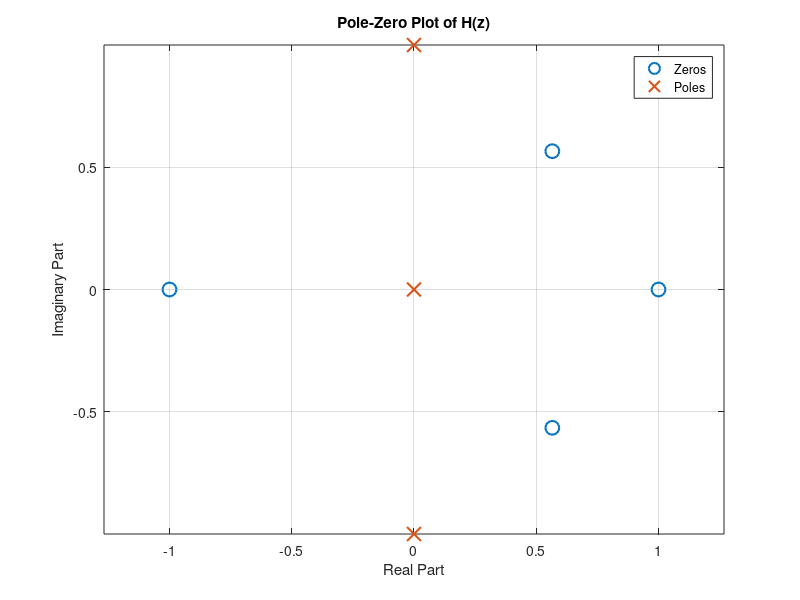

This chart was generated by the following MATLAB code:
% Define the zeros and poles
zeros = [1, -1, 0.8*exp(1i*pi/4), 0.8*exp(-1i*pi/4)];
poles = [0, j, -j];
 
% Plot the zeros and poles
figure;
plot(real(zeros), imag(zeros), 'o', 'MarkerSize', 10, 'LineWidth', 1.5);
hold on;
plot(real(poles), imag(poles), 'x', 'MarkerSize', 10, 'LineWidth', 1.5);
grid on;
axis equal;
xlabel('Real Part');
ylabel('Imaginary Part');
legend('Zeros', 'Poles');
title('Pole-Zero Plot of H(z)');